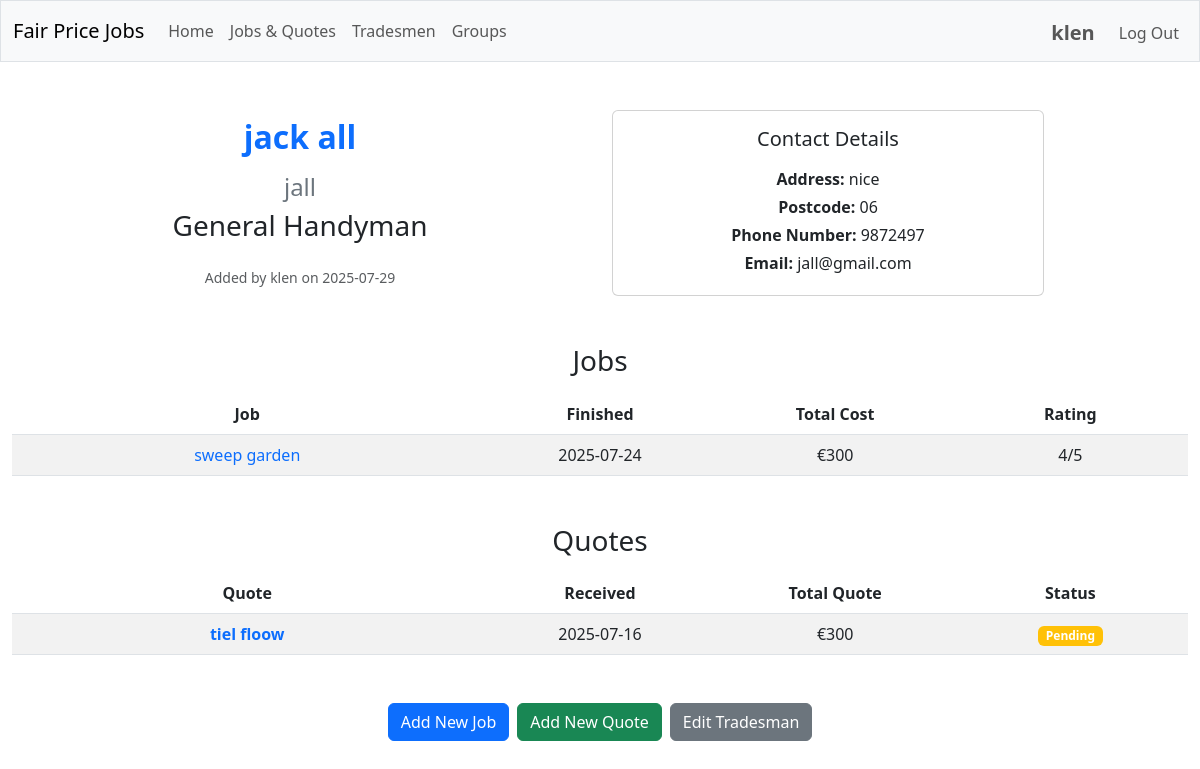
Screenshot of /tradesman/2 (signed in) with the database file from the repository.
### tables this page shows
CREATE TABLE users (
    id INTEGER PRIMARY KEY AUTOINCREMENT,
    username TEXT NOT NULL UNIQUE,
    firstname TEXT NOT NULL,
    lastname TEXT NOT NULL,
    email TEXT NOT NULL UNIQUE,
    postcode TEXT NOT NULL,
    hash TEXT NOT NULL
);

CREATE TABLE tradesmen (
    id INTEGER PRIMARY KEY AUTOINCREMENT,
    trade TEXT NOT NULL,
    first_name TEXT,
    family_name TEXT NOT NULL,
    company_name TEXT,
    address TEXT NOT NULL,
    postcode TEXT NOT NULL,
    phone_number TEXT NOT NULL,
    email TEXT
);

CREATE TABLE jobs (
    id INTEGER PRIMARY KEY AUTOINCREMENT,
    user_id INTEGER NOT NULL,
    tradesman_id INTEGER NOT NULL,
    type TEXT NOT NULL CHECK (type IN ('job', 'quote')) DEFAULT 'job',
    date_started TEXT,
    date_finished TEXT,
    date_requested TEXT,
    date_received TEXT,
    title TEXT NOT NULL,
    description TEXT NOT NULL,
    call_out_fee INTEGER NULL,
    materials_fee INTEGER NULL,
    hourly_rate INTEGER NULL,
    hours_worked REAL NULL,
    hours_estimated REAL NULL,
    daily_rate INTEGER NULL,
    days_worked REAL NULL,
    days_estimated REAL NULL,
    total_cost INTEGER NULL CHECK (total_cost IS NULL OR total_cost >= 0),
    total_quote INTEGER NULL CHECK (total_quote IS NULL OR total_quote >= 0),
    rating INTEGER NULL CHECK (rating IS NULL OR (rating >= 1 AND rating <= 5)),
    status TEXT CHECK (status IN ('pending', 'accepted', 'declined')) DEFAULT 'pending',
    quote_file TEXT NULL,
    job_file TEXT NULL,
    FOREIGN KEY (tradesman_id) REFERENCES tradesmen (id) ON DELETE CASCADE
);

### app/routes/tradesmen.py (the view)
@tradesmen_bp.route("/tradesman/<int:tradesman_id>")
@login_required
def view_tradesman(tradesman_id: int) -> Union[str, Response]:
    try:
        tradesman = tradesman_service.get_tradesman_by_id(tradesman_id)
        if not tradesman:
            flash("Tradesman not found.", "error")
            return redirect(url_for("groups.search_groups"))
        jobs = tradesman_service.get_tradesman_jobs(tradesman_id)
        quotes = tradesman_service.get_tradesman_quotes(tradesman_id)
        group_id = session.get('group_id')
        added_by_info = tradesman_service.get_tradesman_added_by_info(tradesman_id)
        can_edit = tradesman_service.can_user_edit_tradesman(session["user_id"], tradesman_id)
        return render_template("view_tradesman.html",
                             tradesman=tradesman,
                             jobs=jobs,
                             quotes=quotes,
                             group_id=group_id,
                             can_edit=can_edit,
                             added_by_info=added_by_info)
    except Exception as e:
        flash(f"An error occurred while fetching tradesman data: {str(e)}", "error")
        return redirect(url_for("groups.search_groups"))

### app/helpers.py (called while the page is built)
def login_required(f: Callable) -> Callable:
    @wraps(f)
    def decorated_function(*args: Any, **kwargs: Any) -> Union[Response, Any]:
        if session.get("user_id") is None:
            return redirect("/login")
        return f(*args, **kwargs)
    return decorated_function

### app/services/database.py (called while the page is built)
def get_db_service() -> DatabaseService:
    return db_service

    def get_connection(self):
        if self.database_path is None:
            raise ValueError("Database path is not configured")
        try:
            if not hasattr(g, '_database'):
                g._database = sqlite3.connect(self.database_path, isolation_level=None)
                g._database.row_factory = sqlite3.Row
                g._database.execute("PRAGMA foreign_keys = ON")
            return g._database
        except RuntimeError:
            if not hasattr(self, '_test_connection'):
                self._test_connection = sqlite3.connect(self.database_path, isolation_level=None)
                self._test_connection.row_factory = sqlite3.Row
                self._test_connection.execute("PRAGMA foreign_keys = ON")
            return self._test_connection

    def close_connection(self):
        try:
            if hasattr(g, '_database'):
                g._database.close()
                delattr(g, '_database')
        except RuntimeError:
            if hasattr(self, '_test_connection'):
                self._test_connection.close()
                delattr(self, '_test_connection')

    @contextmanager
    def get_cursor(self):
        conn = self.get_connection()
        cursor = conn.cursor()
        try:
            yield cursor
        except Exception as e:
            logger.error(f"Database error: {e}")
            conn.rollback()
            raise
        finally:
            cursor.close()

    def execute_query(self, query: str, params: Tuple = ()) -> List[Dict[str, Any]]:
        with self.get_cursor() as cursor:
            cursor.execute(query, params)
            columns = [column[0] for column in cursor.description]
            return [dict(zip(columns, row)) for row in cursor.fetchall()]

    def execute_single_query(self, query: str, params: Tuple = ()) -> Optional[Dict[str, Any]]:
        with self.get_cursor() as cursor:
            cursor.execute(query, params)
            row = cursor.fetchone()
            if row:
                columns = [column[0] for column in cursor.description]
                return dict(zip(columns, row))
            return None

### templates/view_tradesman.html (shortened to what this page needs)
{% extends "layout.html" %}
{% block main %}
<div class="row align-items-center">
    <div class="col-md-6 d-flex flex-column justify-content-end">
        <h2 class="text-primary fw-bold mb-3">
            {% if tradesman.first_name %}
                {{ tradesman.first_name }} {{ tradesman.family_name }}
            {% else %}
                {{ tradesman.family_name }}
            {% endif %}
        </h2>
        {% if tradesman.company_name %}
            <h4 class="text-secondary mb-2">{{ tradesman.company_name }}</h4>
        {% endif %}
        <h3 class="mb-4">{{ tradesman.trade }}</h3>
        {% if added_by_info %}
            <p class="text-muted small mb-0">
                 Added by {{ added_by_info.username }}
                on {{ added_by_info.date_added if added_by_info.date_added else 'Unknown date' }}
            </p>
        {% endif %}
    </div>
    <div class="col-md-6 d-flex justify-content-start">
        <div class="card w-75 me-5">
            <div class="card-body">
                <h5 class="card-title mb-3">Contact Details</h5>
                <p class="card-text mb-1"><strong>Address:</strong> {{ tradesman.address }}</p>
                <p class="card-text mb-1"><strong>Postcode:</strong> {{ tradesman.postcode }}</p>
                <p class="card-text mb-1"><strong>Phone Number:</strong> {{ tradesman.phone_number }}</p>
                <p class="card-text mb-1"><strong>Email:</strong> {{ tradesman.email }}</p>
            </div>
        </div>
    </div>
</div>
{% if jobs %}
    <h3 class="mb-3">Jobs</h3>
        <table class="table table-striped">
        <thead>
            <tr>
                <th style="width: 40%;">Job</th>
                <th style="width: 20%;">Finished</th>
                <th style="width: 20%;">Total Cost</th>
                <th style="width: 20%;">Rating</th>
            </tr>
        </thead>
        <tbody>
            {% for job in jobs %}
                <tr>
                                                <td>
                                <a href="{{ url_for('jobs.view_job', job_id=job.id) }}" class="text-decoration-none">
                                    {{ job.title }}
                                </a>
                            </td>
                            <td>{{ job.date_finished if job.date_finished else 'N/A' }}</td>
                    <td>€{{ job.total_cost if job.total_cost else 'N/A' }}</td>
                                                <td>{% if job.rating %}{{ job.rating }}/5{% else %}None{% endif %}</td>
                </tr>
            {% endfor %}
        </tbody>
    </table>
{% else %}
    <p>No jobs entered yet for this tradesman.</p>
{% endif %}
{% if quotes %}
    <h3 class="mb-3 mt-5">Quotes</h3>
        <table class="table table-striped">
        <thead>
            <tr>
                <th style="width: 40%;">Quote</th>
                <th style="width: 20%;">Received</th>
                <th style="width: 20%;">Total Quote</th>
                <th style="width: 20%;">Status</th>
            </tr>
        </thead>
        <tbody>
            {% for quote in quotes %}
                <tr>
                                                <td>
                                <a href="{{ url_for('jobs.view_quote', quote_id=quote.id) }}" class="text-decoration-none">
                                    <span class="fw-semibold text-primary">{{ quote.title }}</span>
                                </a>
                            </td>
                            <td>{{ quote.date_received if quote.date_received else 'N/A' }}</td>
                    <td>€{{ quote.total_quote if quote.total_quote else 'N/A' }}</td>
                    <td>
                        <span class="badge bg-{% if quote.status == 'accepted' %}success{% elif quote.status == 'declined' %}danger{% else %}warning{% endif %}">
                            {{ quote.status|title }}
                        </span>
                    </td>
                </tr>
            {% endfor %}
        </tbody>
    </table>
{% else %}
    <p class="mt-5">No quotes entered yet for this tradesman.</p>
{% endif %}
<div class="d-flex justify-content-center align-items-center mt-5 mb-4">
                    <a href="{{ url_for('jobs.add_job', tradesman_id=tradesman.id) }}" class="btn btn-primary me-2">Add New Job</a>
                    <a href="{{ url_for('jobs.add_quote', tradesman_id=tradesman.id) }}" class="btn btn-success me-2">Add New Quote</a>
    {% if can_edit %}
        <a href="{{ url_for('tradesmen.edit_tradesman', tradesman_id=tradesman.id) }}" class="btn btn-secondary">Edit Tradesman</a>
    {% endif %}
</div>
{% endblock %}

### templates/layout.html (shortened to what this page needs)
<!DOCTYPE html>
<html lang="en">
    <head>
        <link href="https://cdn.jsdelivr.net/npm/bootstrap@5.3.0/dist/css/bootstrap.min.css" rel="stylesheet">
        <link rel="stylesheet" href="{{ url_for('static', filename='css/custom.css') }}">
    </head>
    <body>
        <nav class="navbar navbar-expand-md navbar-light bg-light border">
            <div class="container-fluid">
                <a class="navbar-brand mb-0 align-items-center" href="/">Fair Price Jobs</a>
                <div class="collapse navbar-collapse" id="navbarNav">
                    {% if session.user_id %}
                        <ul class="navbar-nav me-auto mb-2 mb-lg-0">
                            <li class="nav-item">
                                <a class="nav-link" href="{{ url_for('main.index') }}">Home</a>
                            </li>
                            <li class="nav-item">
                                <a class="nav-link" href="{{ url_for('search.search_jobs_quotes') }}">Jobs & Quotes</a>
                            </li>
                            <li class="nav-item">
                                <a class="nav-link" href="{{ url_for('search.search_tradesmen') }}">Tradesmen</a>
                            </li>
                            <li class="nav-item">
                                <a class="nav-link" href="{{ url_for('groups.search_groups') }}">Groups</a>
                            </li>
                        </ul>
                        <ul class="navbar-nav ms-auto mt-1 align-items-center">
                            <li class="nav-item me-3">
                                <a class="nav-link fs-5 fw-bold p-0" href="{{ url_for('profile.user_profile', user_id=session.user_id) }}">{{ session.username }}</a>
                            </li>
                            <li class="nav-item">
                                <a class="nav-link" href="/logout">Log Out</a>
                            </li>
                        </ul>
                    {% endif %}
                </div>
            </div>
        </nav>
        <main class="container-fluid py-5 text-center">
            {% block main %}{% endblock %}
        </main>
    </body>
</html>

### rows the page displays
users: username "klen"
tradesmen: first_name "jack", family_name "all", company_name "jall", trade "General Handyman", address "nice", postcode "06", phone_number "9872497", email "jall@gmail.com"
jobs: title "sweep garden", date_finished "2025-07-24", total_cost "300", rating "4"
jobs: title "tiel floow", date_received "2025-07-16", total_quote "300", status "Pending"
